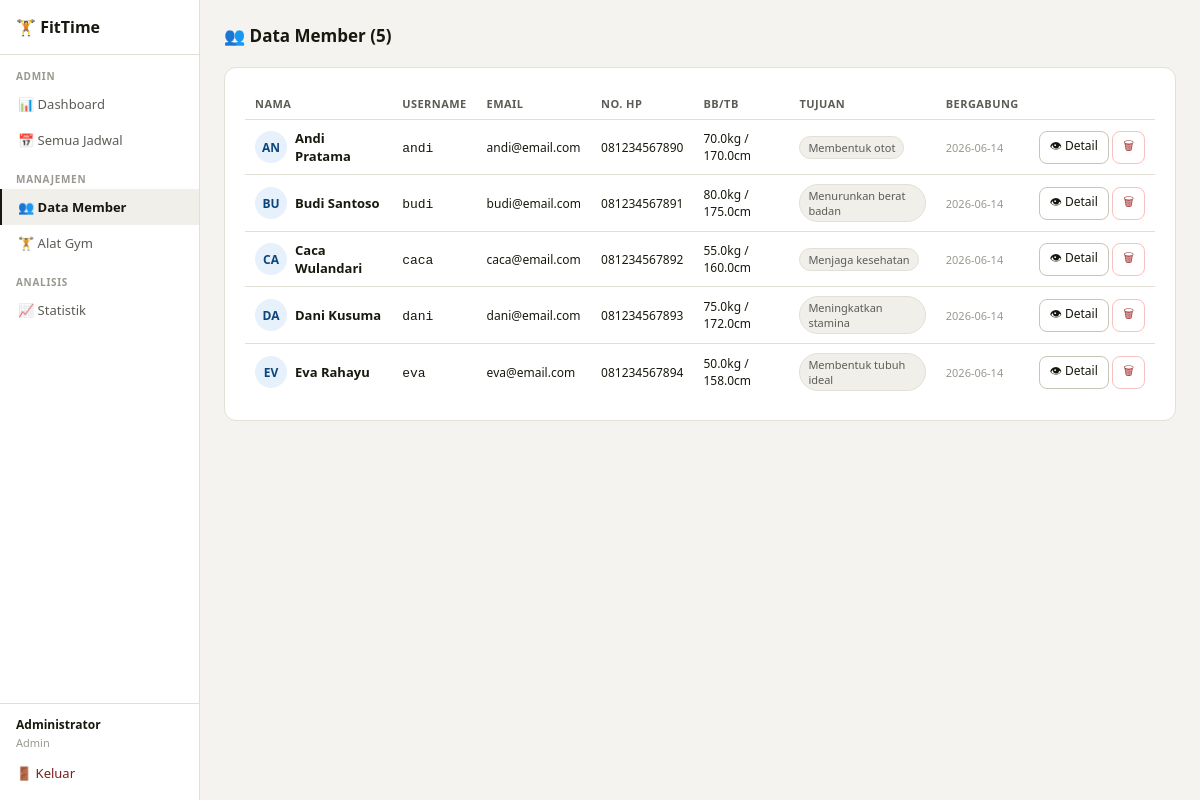
Page /admin/member (signed in) on the committed database.
### tables this page shows
CREATE TABLE users (
            id INTEGER PRIMARY KEY AUTOINCREMENT,
            username TEXT UNIQUE NOT NULL,
            password TEXT NOT NULL,
            role TEXT NOT NULL DEFAULT 'member',  -- 'admin' or 'member'
            nama_lengkap TEXT,
            email TEXT,
            no_hp TEXT,
            tanggal_lahir TEXT,
            jenis_kelamin TEXT,
            berat_badan REAL,
            tinggi_badan REAL,
            tujuan_latihan TEXT,
            created_at TEXT DEFAULT (datetime('now','localtime'))
        );

### app.py (the view)
@app.route('/admin/member')
@login_required('admin')
def admin_member():
    with get_db() as db:
        members = db.execute("SELECT * FROM users WHERE role='member' ORDER BY nama_lengkap").fetchall()
        return render_template('admin_member.html', members=members)

### app.py (called while the page is built)
def get_db():
    conn = sqlite3.connect(DB)
    conn.row_factory = sqlite3.Row
    return conn

def login_required(role=None):
    from functools import wraps
    def decorator(f):
        @wraps(f)
        def wrapped(*args,**kwargs):
            if 'user_id' not in session:
                flash('Silakan login terlebih dahulu.','warning')
                return redirect(url_for('login'))
            if role and session.get('role') != role:
                flash('Akses ditolak.','danger')
                return redirect(url_for('dashboard'))
            return f(*args,**kwargs)
        return wrapped
    return decorator

### templates/admin_member.html (shortened to what this page needs)
{% extends 'base.html' %}
{% block content %}
<div class="page-header">
  <div class="page-title">👥 Data Member ({{ members|length }})</div>
</div>
{% if members %}
<div class="card">
  <table><thead><tr><th>Nama</th><th>Username</th><th>Email</th><th>No. HP</th><th>BB/TB</th><th>Tujuan</th><th>Bergabung</th><th></th></tr></thead><tbody>
  {% for m in members %}
  <tr>
    <td>
      <div style="display:flex;align-items:center;gap:8px">
        <div class="avatar">{{ m.nama_lengkap[:2].upper() if m.nama_lengkap else m.username[:2].upper() }}</div>
        <strong>{{ m.nama_lengkap or m.username }}</strong>
      </div>
    </td>
    <td><code>{{ m.username }}</code></td>
    <td style="font-size:12px">{{ m.email or '—' }}</td>
    <td style="font-size:12px">{{ m.no_hp or '—' }}</td>
    <td style="font-size:12px">{{ m.berat_badan or '?' }}kg / {{ m.tinggi_badan or '?' }}cm</td>
    <td><span class="chip" style="font-size:11px">{{ m.tujuan_latihan or '—' }}</span></td>
    <td style="font-size:11px;color:var(--text3)">{{ m.created_at[:10] }}</td>
    <td style="white-space:nowrap">
      <a href="{{ url_for('admin_member_detail', uid=m.id) }}" class="btn btn-sm">👁 Detail</a>
      <a href="{{ url_for('hapus_member', uid=m.id) }}" class="btn btn-sm btn-danger" onclick="return confirm('Hapus member {{ m.nama_lengkap }}?')">🗑</a>
    </td>
  </tr>
  {% endfor %}
  </tbody></table>
</div>
{% else %}
<div class="card"><div class="empty">Belum ada member terdaftar.</div></div>
{% endif %}
{% endblock %}

### templates/base.html (style rules this page uses)
:root { --bg:#f4f3ef;--surface:#fff;--surface2:#f0efe9;--border:#e2dfd6;--border2:#c8c5b8; --text:#18180f;--text2:#5c5b55;--text3:#9a9890; --blue:#185FA5;--blue-bg:#e6f1fb;--blue-t:#0c447c; --green:#3B6D11;--green-bg:#eaf3de;--green-t:#27500a; --red:#A32D2D;--red-bg:#fcebeb;--red-t:#791f1f; --amber:#854F0B;--amber-bg:#faeeda;--amber-t:#633806; --r:8px;--rl:12px; }
* { box-sizing:border-box;margin:0;padding:0 }
body { font-family:'Segoe UI',system-ui,sans-serif;background:var(--bg);color:var(--text);font-size:14px;min-height:100vh }
a { color:var(--blue);text-decoration:none }
button,.btn { cursor:pointer;border-radius:var(--r);border:1px solid var(--border2);background:var(--surface);color:var(--text);padding:8px 16px;display:inline-flex;align-items:center;gap:6px;font-weight:500;font-size:13px;transition:all .15s;text-decoration:none }
.btn-danger { color:var(--red);border-color:#f7c1c1 }
.btn-sm { padding:5px 10px;font-size:12px }
.card { background:var(--surface);border:1px solid var(--border);border-radius:var(--rl);padding:1.25rem }
table { width:100%;border-collapse:collapse;font-size:13px }
th { text-align:left;padding:8px 10px;font-size:11px;font-weight:700;color:var(--text2);border-bottom:1px solid var(--border);text-transform:uppercase;letter-spacing:.04em }
td { padding:9px 10px;border-bottom:1px solid var(--border);vertical-align:middle }
tr:last-child td { border-bottom:none }
.avatar { width:32px;height:32px;border-radius:50%;background:var(--blue-bg);color:var(--blue-t);font-size:12px;font-weight:700;display:inline-flex;align-items:center;justify-content:center;flex-shrink:0 }
.chip { display:inline-flex;align-items:center;padding:3px 8px;border-radius:99px;font-size:11px;background:var(--surface2);color:var(--text2);border:1px solid var(--border);gap:4px }
.page-header { display:flex;align-items:center;justify-content:space-between;margin-bottom:1.25rem;flex-wrap:wrap;gap:8px }
.page-title { font-size:17px;font-weight:800;color:var(--text);display:flex;align-items:center;gap:8px }

### rows in the picture
users: nama_lengkap "AN", nama_lengkap "Andi Pratama", username "andi", email "andi@email.com", no_hp "081234567890", berat_badan "70.0", tinggi_badan "170.0", tujuan_latihan "Membentuk otot", created_at "2026-06-14"
users: nama_lengkap "BU", nama_lengkap "Budi Santoso", username "budi", email "budi@email.com", no_hp "081234567891", berat_badan "80.0", tinggi_badan "175.0", tujuan_latihan "Menurunkan berat badan", created_at "2026-06-14"
users: nama_lengkap "CA", nama_lengkap "Caca Wulandari", username "caca", email "caca@email.com", no_hp "081234567892", berat_badan "55.0", tinggi_badan "160.0", tujuan_latihan "Menjaga kesehatan", created_at "2026-06-14"
users: nama_lengkap "DA", nama_lengkap "Dani Kusuma", username "dani", email "dani@email.com", no_hp "081234567893", berat_badan "75.0", tinggi_badan "172.0", tujuan_latihan "Meningkatkan stamina", created_at "2026-06-14"
users: nama_lengkap "EV", nama_lengkap "Eva Rahayu", username "eva", email "eva@email.com", no_hp "081234567894", berat_badan "50.0", tinggi_badan "158.0", tujuan_latihan "Membentuk tubuh ideal", created_at "2026-06-14"

### other values in the picture
{{ session.nama }} "Administrator"
{{ session.role|capitalize }} "Admin"
{{ members|length }} "5"
